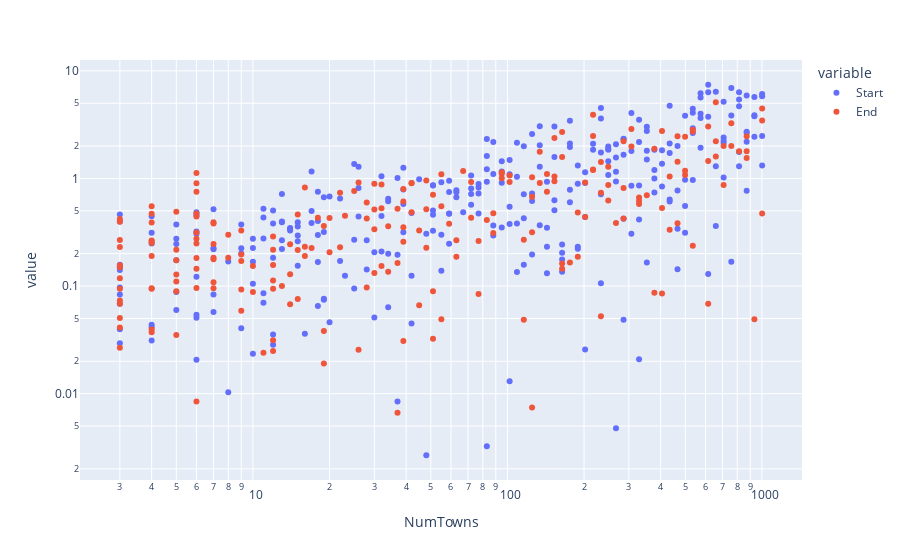

Notebook code cell kept with this figure:
### Markdown cell above
#### Comparing Allocation Front and Back - Regret

### Code cell
data_dict_5 = {'NumTowns':[],'Start':[],'End':[]}
for n in np.logspace(0,3,100):
    n=int(n)+2
    for i in range(num_iterations):
        data_dict_5['NumTowns'].append(n)
        demand_means = np.random.uniform(0, demand_mean, n)
        town_demands, town_expected_demands = make_demands_uniform_distribution(n, demand_means)
        budget = np.sum(town_expected_demands)
        mid = int((n-1)/2)
        opt_1 = objective_nash_log(town_demands[:mid],waterfilling(town_demands,budget)[:mid])
        opt_2 = objective_nash_log(town_demands[mid:n-1],waterfilling(town_demands,budget)[mid:n-1])

        for j in range(2):
            if j==0:
                data_dict_5['Start'].append(opt_1 - objective_nash_log(town_demands[:mid],waterfilling_dynamic(town_expected_demands,town_demands,budget)[:mid]))
            if j==1:
                data_dict_5['End'].append(opt_2 - objective_nash_log(town_demands[mid:n-1],waterfilling_dynamic(town_expected_demands,town_demands,budget)[mid:n-1]))
df_uniform = pd.DataFrame(data_dict_5).melt(id_vars="NumTowns")

fig = px.scatter(df_uniform, x="NumTowns", y="value", color='variable')
fig.update_layout(xaxis_type="log", yaxis_type="log")
fig.show()

### Figure 1 — Plotly figure (JSON) as saved in the notebook; plotly's stock layout.template omitted (floating-point values rounded to 4 significant figures; data arrays with more than 128 entries replaced by an {"elided": "..."} marker saying what was removed)
{"data": [{"hovertemplate": "variable=Start<br>NumTowns=%{x}<br>value=%{y}<extra></extra>", "legendgroup": "Start", "marker": {"color": "#636efa", "symbol": "circle"}, "mode": "markers", "name": "Start", "showlegend": true, "type": "scatter", "x": {"elided": "500 int values"}, "xaxis": "x", "y": {"elided": "500 float values"}, "yaxis": "y"}, {"hovertemplate": "variable=End<br>NumTowns=%{x}<br>value=%{y}<extra></extra>", "legendgroup": "End", "marker": {"color": "#EF553B", "symbol": "circle"}, "mode": "markers", "name": "End", "showlegend": true, "type": "scatter", "x": {"elided": "500 int values"}, "xaxis": "x", "y": {"elided": "500 float values"}, "yaxis": "y"}], "layout": {"legend": {"title": {"text": "variable"}, "tracegroupgap": 0}, "margin": {"t": 60}, "xaxis": {"anchor": "y", "domain": [0, 1], "title": {"text": "NumTowns"}, "type": "log"}, "yaxis": {"anchor": "x", "domain": [0, 1], "title": {"text": "value"}, "type": "log"}}}
